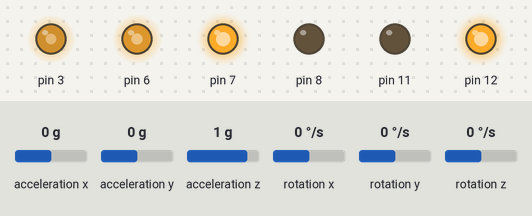
A sketch run on a simulated Arduino Uno, built with avr-gcc and run on an emulated ATmega328P. Parts: output pins drawn as LEDs (lit = HIGH). Inputs (shaded band) come from the test bench; at power-on: acceleration x 0 g, acceleration y 0 g, acceleration z 1 g, rotation x 0 °/s, rotation y 0 °/s, rotation z 0 °/s. What the sketch prints to the serial monitor is not drawn.

Above: at 0.1 s.
Timing chart, 0 to 1.6 s (numbered marks = the images above):
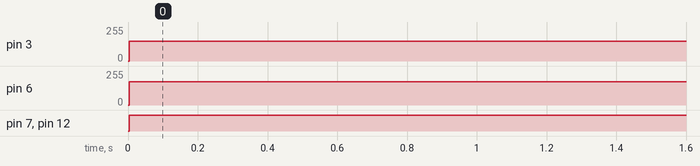

Measured:
- by itself, pin 3: 0/255 → 150/255 at 0.00 s
- by itself, pin 6: 0/255 → 176/255 at 0.00 s
- by itself, pin 7, pin 12: LOW → HIGH at 0.00 s

The sketch:

Driving_Pid.ino
```cpp
//libraries for motor control, accelerometer, and PID
#include <PID_v1.h>
#include <motor_control.h>
#include <MPU6050.h>

//setting varibales for PID controller
double setpoint = 0;
double input;
double output;
double kp = 2;
double ki = 0;
double kd = 0;
double motor_bias = 26;

//setting up MPU6050
#define SDA 4
#define SCL 5
MPU6050 sensor (SDA, SCL);

//creates varibale which stores base power value for motors
int base_motor_speed =  150;
PID controller (&input, &output, &setpoint, kp, ki, kd, base_motor_speed, REVERSE);

void setup() {
  // put your setup code here, to run once:
  motor_setup();

  //PID parameters
  controller.SetOutputLimits(-100,100);
  controller.SetSampleTime(25);
  controller.SetMode(1);

  //begins accelorometer readings
  sensor.initialize();
  sensor.calibrate();
  Serial.begin (9600);
}

void loop() {
  // put your main code here, to run repeatedly:
  sensor.get_ang_vel('z');
  input = sensor.get_ang_vel('z');
  Serial.println("input: "); Serial.print(input );
  sensor.update();
  //compute PID value
  controller.Compute();
  //set values based on output and pring them
  raw_motor_control(base_motor_speed + output + motor_bias, base_motor_speed - output);

  Serial.print("output: "); Serial.print(output);
}
```
